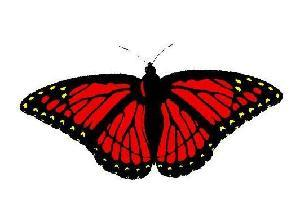
#> input picture Project2_data/TrainingDataset/024_0001.jpg, 300 x 218 px; its folder holds 4 pictures in this run
$ python Project2.py
#> lines starting #> are read from the running program, lines starting #| are printed output that depends on the picture
import numpy as np
import matplotlib.pyplot as plt
from sklearn.cluster import KMeans
from sklearn.decomposition import PCA
from sklearn.neighbors import KNeighborsClassifier
import cv2, os, time
from sklearn.metrics import accuracy_score, confusion_matrix
from sklearn.svm import SVC

# instantiate the SIFT feature detector
sift = cv2.SIFT_create()

# 3.1 Use SIFT to find features and their descriptors in all the training set images from Project2_data/TrainingDataset/
keypoints = []
descriptors = []
y_train = []
x_train = []
for file in os.listdir('./Project2_data/TrainingDataset/'):
    # load the image and convert it to grayscale
    img = cv2.imread('./Project2_data/TrainingDataset/' + file, 0)
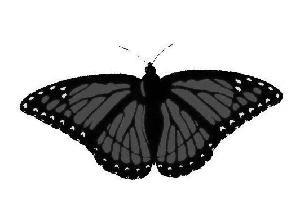
#> img: shape (218, 300); min 0, max 255, mean 193.1
    # detect keypoints and extract descriptors
    kp, des = sift.detectAndCompute(img, None)
#> kp = 398 keypoints; strongest (x, y, size): (277, 96, 2.4), (210, 145, 1.9), (25, 105, 2.7), (260, 105, 2.2)
    keypoints.append(kp)
    descriptors.append(des)
    x_train.append(img)
    # butterfly images
    if file.startswith('024'):
        y_train.append(0)
    # hat images
    elif file.startswith('051'):
        y_train.append(1)
    # airplane images
    elif file.startswith('251'):
        y_train.append(2)
#> pass 2 of the loop `for file in os.listdir('./Project2_data/TrainingDataset/'):`:
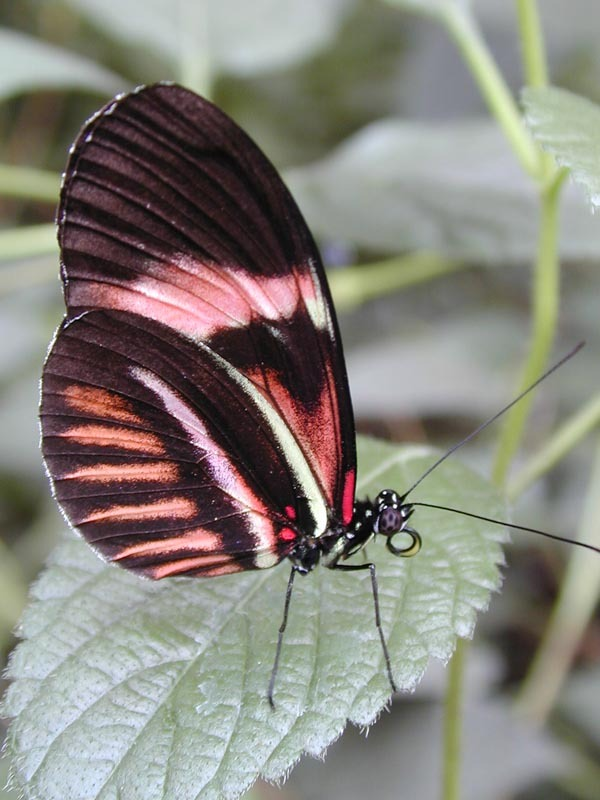
#> input picture Project2_data/TrainingDataset/024_0002.jpg, 600 x 800 px
#> `img = cv2.imread('./Project2_data/TrainingDataset/' + file, 0)`:
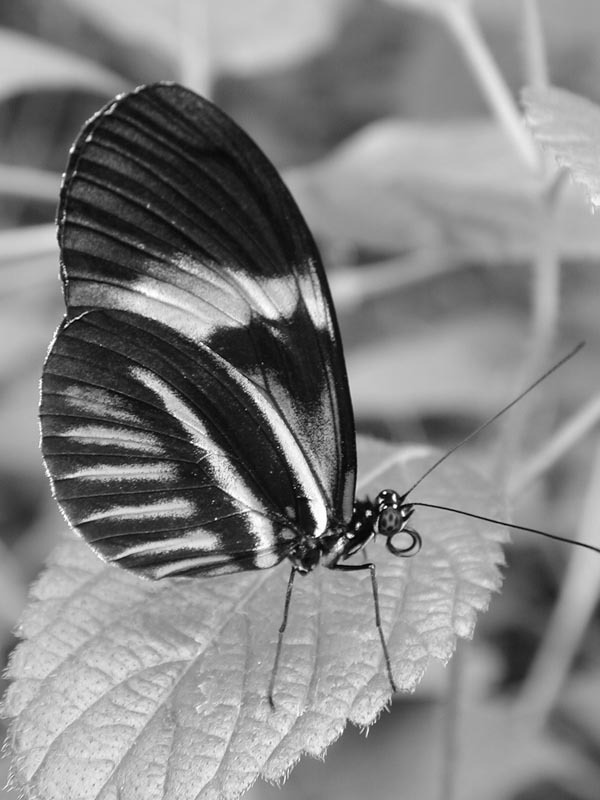
#> img: shape (800, 600); min 0, max 255, mean 131.8
#> kp = 1993 keypoints; strongest (x, y, size): (385, 493, 2), (395, 506, 2.6), (350, 536, 3.5), (368, 513, 3.8)
#> pass 3 of the loop `for file in os.listdir('./Project2_data/TrainingDataset/'):`:
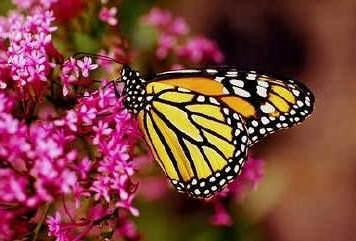
#> input picture Project2_data/TrainingDataset/024_0004.jpg, 356 x 241 px
#> `img = cv2.imread('./Project2_data/TrainingDataset/' + file, 0)`:
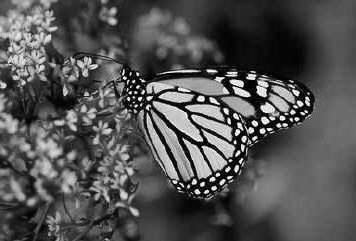
#> img: shape (241, 356); min 0, max 255, mean 82.3
#> kp = 1182 keypoints; strongest (x, y, size): (235, 142, 2), (140, 99, 2.6), (202, 184, 2.9), (130, 93, 1.9)
#> the loop made 4 passes; the first 3 are shown

# test 3.1
imgKeyPoints1 = cv2.drawKeypoints(x_train[0], keypoints[0], None)
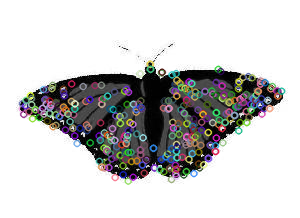
#> imgKeyPoints1: shape (218, 300, 3); mean B, G, R 199.7, 199.7, 200.1
#> (the run stopped early here; a loop or call above may not have finished)
